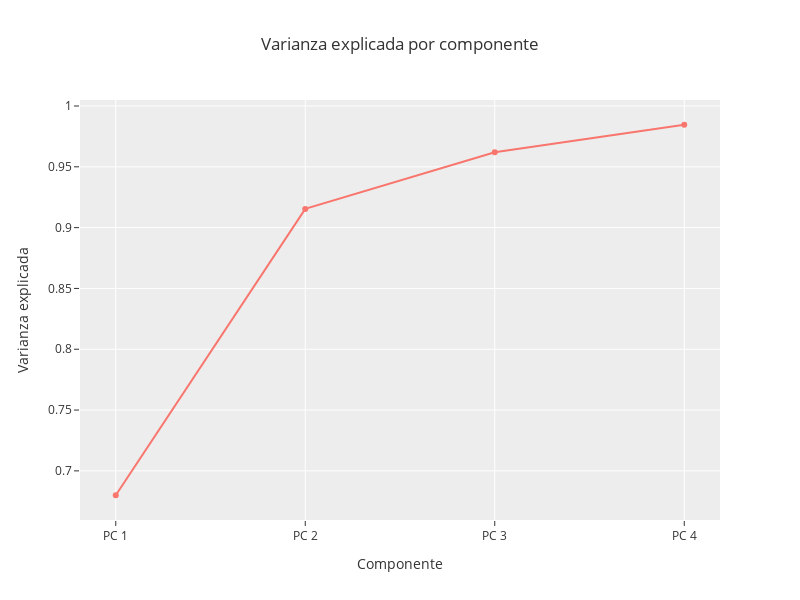

Notebook code for this chart:
### Code cell
print("Varianza por componente: ", pca.explained_variance_)
print("Porcentaje de varianza explicada por componente: ", 
      pca.explained_variance_ratio_)

df_ev = pd.DataFrame({
    "Varianza explicada": np.cumsum(pca.explained_variance_ratio_),
    "Componente": [f'PC {x}' for x in range(1,n_components+1)]
})
fig = px.line(df_ev, x='Componente', y='Varianza explicada', markers=True,
              title="Varianza explicada por componente")

fig.update_layout(autosize=False, width=800, height=600)

fig.show()

### Figure 1 — Plotly figure (JSON) as saved in the notebook; plotly's stock layout.template omitted (floating-point values rounded to 4 significant figures)
{"data": [{"hovertemplate": "Componente=%{x}<br>Varianza explicada=%{y}<extra></extra>", "legendgroup": "", "line": {"color": "#F8766D", "dash": "solid"}, "marker": {"symbol": "circle"}, "mode": "lines+markers", "name": "", "orientation": "v", "showlegend": false, "type": "scatter", "x": ["PC 1", "PC 2", "PC 3", "PC 4"], "xaxis": "x", "y": [0.68, 0.9154, 0.962, 0.9846], "yaxis": "y"}], "layout": {"autosize": false, "height": 600, "legend": {"tracegroupgap": 0}, "title": {"text": "Varianza explicada por componente"}, "width": 800, "xaxis": {"anchor": "y", "domain": [0, 1], "title": {"text": "Componente"}}, "yaxis": {"anchor": "x", "domain": [0, 1], "title": {"text": "Varianza explicada"}}}}
